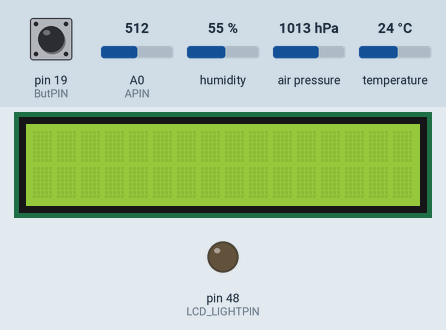
This sketch was run on a simulated Arduino Mega 2560, built with avr-gcc and run on an emulated ATmega2560. Parts: 16×2 character LCD, output pins drawn as LEDs (lit = HIGH). Inputs (shaded band) come from the test bench; at power-on: pin 19 (ButPIN) HIGH, A0 (APIN) = 512, humidity 55 %, air pressure 1013 hPa, temperature 24 °C. Pins used as bus, display or sensor lines are not drawn; what the sketch prints to the serial monitor is not drawn.

Above: at 2.2 s.
2.3 s: pin 19 (ButPIN) pulled LOW for 0.6 s
At 3.9 s:
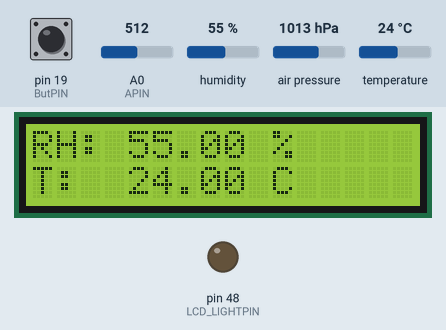
4.6 s: A0 (APIN) set to 716
6.7 s: pin 19 (ButPIN) pulled LOW for 1 s
At 7.1 s:
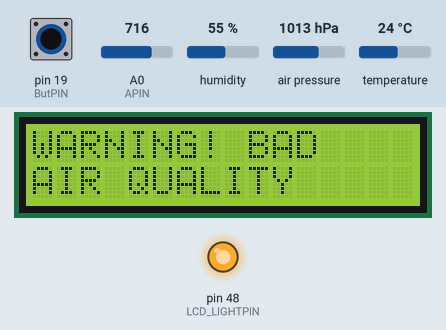
9.9 s: pin 19 (ButPIN) pulled LOW for 3.2 s
At 15.2 s:
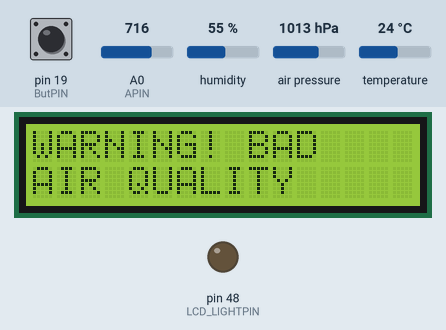
15.5 s: pin 19 (ButPIN) pulsed LOW 5 times (0.12 s each, 0.3 s apart)
At 16.0 s:
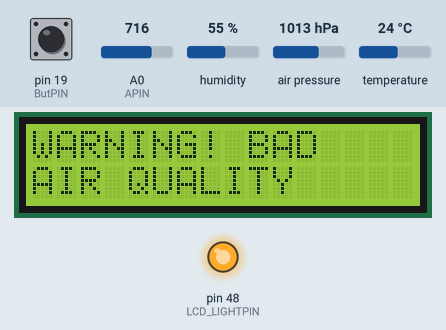
Timing chart, 0 to 18.8 s (numbered marks = the images above; inputs shaded):
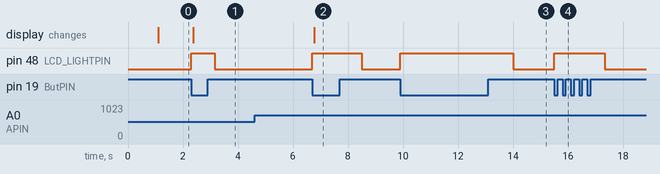

The sketch:

sensortest.ino
```cpp
#include <Wire.h>
#include "SHTSensor.h"
#include <Adafruit_MPL3115A2.h>
#include "String.h"
#include "LiquidCrystal.h"

#define Rl 47000
#define Vcc 3.3
#define Ro 33000
#define ButPIN 19 //Pullup resistor switch
#define LCD_PWRPIN 53
#define LCD_LIGHTPIN 48
#define APIN A0

SHTSensor sht;
Adafruit_MPL3115A2 baro = Adafruit_MPL3115A2();
LiquidCrystal lcd(24,26,28,30,32,34);  //LCD PIN mapping for Mega

String warning = "WARNING! BAD";
String airquality = "AIR QUALITY";
bool init_sht = 0;
bool init_mpl = 0;
float humidity = 0;
float temperature = 0;
bool warningflag = 0;
int butstate;
float pascals = 0;
float altm = 0;
float tempC = 0;

void LCDplay(void) //LCD Display function for temperature
{
  lcd.begin(16, 2);
  lcd.clear();
  lcd.setCursor(0, 0);
  lcd.print("RH: ");
  lcd.print(humidity);
  lcd.print(" %");
  lcd.setCursor(0,1);
  lcd.print("T:  ");
  lcd.print(temperature);
  lcd.print(" C");

  if(warningflag == 1)
  {
  lcd.setCursor(0,0);
  lcd.print(warning);
  lcd.setCursor(0,1);
  lcd.print(airquality);
  }
}

void ButtonHandler(void){
  butstate = digitalRead(ButPIN);
  if (butstate == LOW)
  {
    digitalWrite(LCD_LIGHTPIN,HIGH);
    LCDplay();
    Serial.println("UP");
  }
  else if(butstate == HIGH){
  digitalWrite(LCD_LIGHTPIN,LOW);
 }
}

void SHT_handler(){
  if(init_sht == 1){
  sht.readSample();
    humidity = sht.getHumidity();
    humidity = humidity;
    Serial.print("  RH: ");
    Serial.print(humidity, 2);
    Serial.print("\n");

    temperature = sht.getTemperature();
    temperature = temperature;
    Serial.print("  T:  ");
    Serial.print(temperature, 2);
    Serial.print("\n");
  }
}
void MPL_handler(){
  if (! baro.begin())
  {
    init_mpl = 0;
  }
  else{
    init_mpl = 1;
    }

  if(init_mpl == 1){
    pascals = baro.getPressure();
    Serial.print(pascals/3377); Serial.println(" Inches (Hg)");

    altm = baro.getAltitude();
    Serial.print(altm); Serial.println(" meters");

    tempC = baro.getTemperature();
    Serial.print(tempC); Serial.println("*C");
  }
}

void setup() {

  Wire.begin();
  Serial.begin(9600);
  delay(1000); // let serial console settle
/*Initialize SHT sensor */
  if (sht.init()) {
    Serial.print("init SHT: success\n");
    init_sht = 1;
  }
  else {
    Serial.print("init SHT: failed\n");
    init_sht = 0;
  }
  /*Initialize MPL sensor*/
  if (! baro.begin())
  {
    Serial.println("Couldnt find MPL sensor");
    init_mpl = 0;
  }
  else{
    Serial.println(" init MPL: success ");
    init_mpl = 1;
    }

    pinMode(ButPIN,INPUT_PULLUP);
    pinMode(LCD_LIGHTPIN,OUTPUT);
    pinMode(LCD_PWRPIN,OUTPUT);
    digitalWrite(LCD_LIGHTPIN,LOW);
    digitalWrite(LCD_PWRPIN,HIGH);

    attachInterrupt(digitalPinToInterrupt(ButPIN), ButtonHandler, FALLING); // attached interrupt to pin for detecting button press

    lcd.begin(16, 2);
    lcd.clear();
}

void loop() {

  SHT_handler();

  MPL_handler();

  float sensorValue = analogRead(APIN);
  float voltage = sensorValue * (Vcc / 1023.0);// Convert the analog reading (which goes from 0 - 1023) to a voltage (0 - 3.3V):
  float resistance = (Vcc/voltage - 1)*Rl;
  float output = resistance/Ro; //Outputs  resistance by normal resistance for further analysis:

  if(output <= 0.8){
    warningflag = 1 ;
    Serial.println(warning);
    Serial.println(airquality);
  }
  else{
    warningflag = 0;
  }

  Serial.print("OUT: ");
  Serial.print(resistance);
  Serial.print("\n");
  ButtonHandler(); // Lights up LCD on button press

  delay(1000);
}
```

Measured:
- after the input at 2.3 s, pin 48 (LCD_LIGHTPIN): LOW → HIGH at once, → LOW 0.86 s later; the display: changes after 0.07 s (image 1)
- after the input at 4.6 s, every drawn part: stays the same
- after the input at 6.7 s, pin 48 (LCD_LIGHTPIN): LOW → HIGH at once, → LOW 1.8 s later; the display: changes after 0.07 s (image 2)
- after the input at 9.9 s, pin 48 (LCD_LIGHTPIN): LOW → HIGH at once, → LOW 4.1 s later
- after the input at 15.5 s, pin 48 (LCD_LIGHTPIN): LOW → HIGH at once, → LOW 1.8 s later
